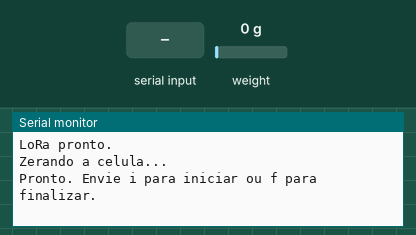
Bench run of a sketch on a simulated ESP32. Shown: the last lines printed to the serial monitor. The test bench sets the inputs (shaded band); at power-on: weight on the scale 0 g. No radio packets arrive unless stated.

Above: at 2.2 s.
2.3 s: "i" received over Serial
At 2.43 s:
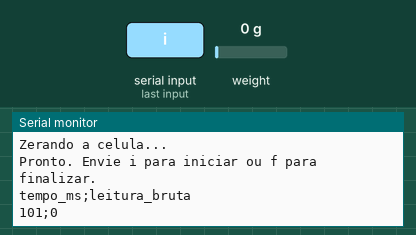
3.9 s: "f" received over Serial
At 5.3 s:
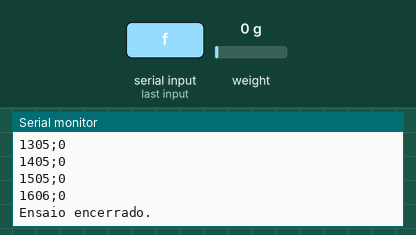
Timing chart, 0 to 6.9 s (numbered marks = the images above; inputs shaded):
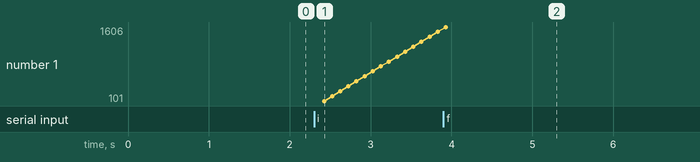

Measured:
- after the input at 2.3 s, the serial monitor: prints a new line at once (image 1)

The sketch:

Bancada_Empuxo_V0.4.ino
```cpp
#include <HX711.h>
#include <SPI.h>
#include <LoRa.h>

const int PINO_DT = 33;
const int PINO_SCK = 32;
const int LORA_CS = 21;
const int LORA_RST = 14;
const int LORA_DIO0 = 26;
const unsigned long INTERVALO_ENVIO_MS = 500;

HX711 celula;
bool loraPronto = false;
bool ensaioAtivo = false;
unsigned long inicioEnsaio = 0;
unsigned long ultimoEnvio = 0;

void setup() {
  Serial.begin(115200);

  SPI.begin(18, 19, 23, LORA_CS); // SCK, MISO, MOSI, CS
  LoRa.setPins(LORA_CS, LORA_RST, LORA_DIO0);
  LoRa.setSPIFrequency(1000000);
  loraPronto = LoRa.begin(915E6);

  if (loraPronto) {
    LoRa.setSyncWord(145);
    LoRa.setTxPower(2);
  }
  Serial.println(loraPronto ? "LoRa pronto." : "Falha ao iniciar LoRa.");

  celula.begin(PINO_DT, PINO_SCK);
  Serial.println("Zerando a celula...");
  celula.tare();
  Serial.println("Pronto. Envie i para iniciar ou f para finalizar.");
}

void loop() {
  ReceberComando();

  if (!celula.is_ready()) return;
  long leitura = celula.get_value();
  if (!ensaioAtivo) return;

  unsigned long agora = millis();
  unsigned long tempo = agora - inicioEnsaio;
  Serial.print(tempo);
  Serial.print(';');
  Serial.println(leitura);

  if (loraPronto && agora - ultimoEnvio >= INTERVALO_ENVIO_MS) {
    if (LoRa.beginPacket()) {
      LoRa.print(tempo);
      LoRa.print(';');
      LoRa.print(leitura);
      LoRa.endPacket(true); // Continua lendo enquanto o radio transmite.
      ultimoEnvio = agora;
    }
  }
}

void ReceberComando() {
  if (!Serial.available()) return;
  char comando = Serial.read();

  if (comando == 'i' && !ensaioAtivo) {
    inicioEnsaio = millis();
    ultimoEnvio = inicioEnsaio;
    ensaioAtivo = true;
    Serial.println("tempo_ms;leitura_bruta");
  } else if (comando == 'f' && ensaioAtivo) {
    ensaioAtivo = false;
    Serial.println("Ensaio encerrado.");
  }
}
```
